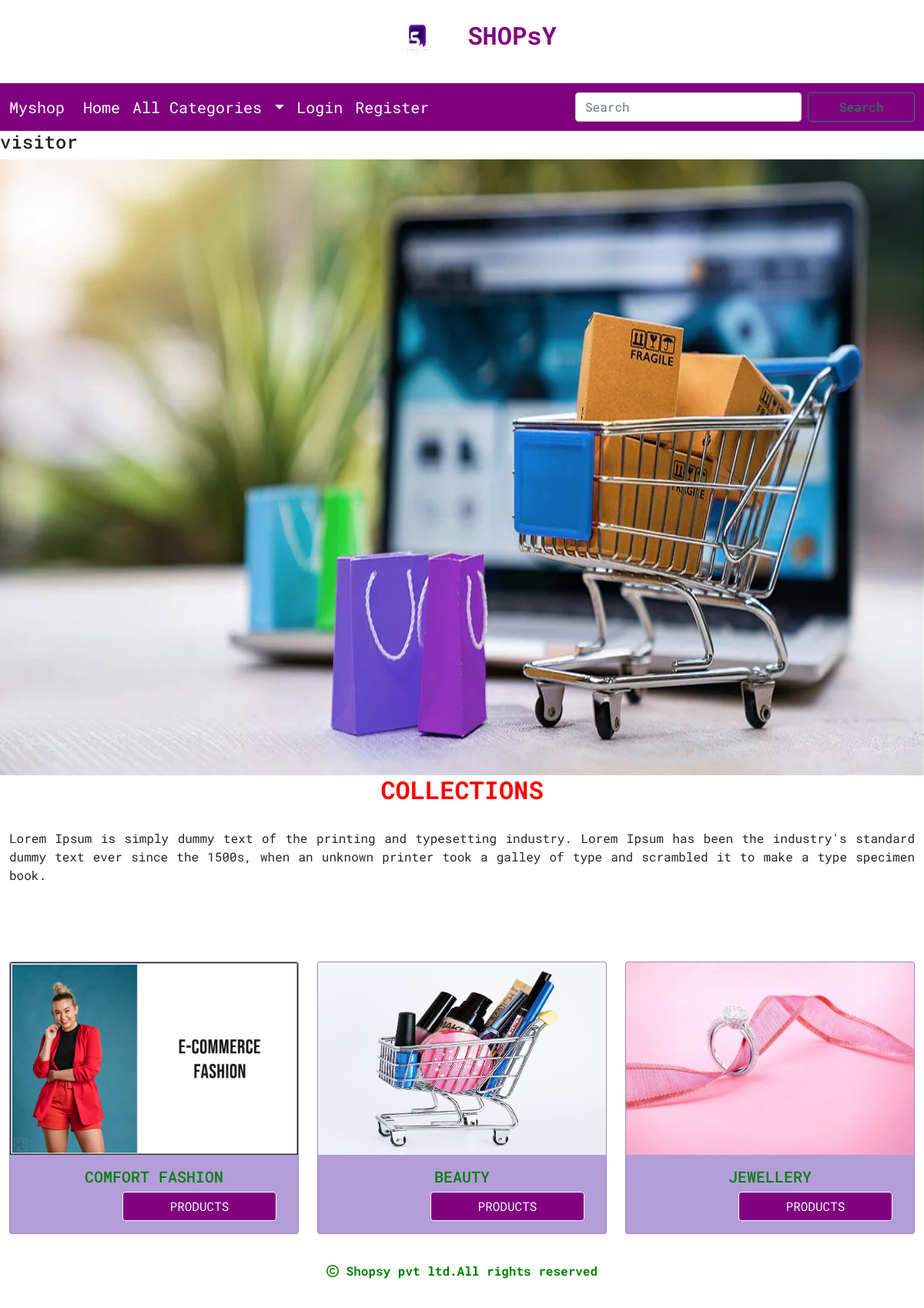
The page / on the database its author committed.
### shop/models.py (models this page shows, shortened)
class Category(models.Model):
    name=models.CharField(max_length=250,unique=True)
    slug=models.SlugField(max_length=250,unique=True)
    description=models.TextField(blank=True)
    image=models.ImageField(upload_to='shop/category',null=True,blank=True)

### shop/views.py (the view)
# urls.py: 2. Add a URL to urlpatterns:  path('', views.home, name='home')
def home(request):
    c=Category.objects.all()
    return render(request,'category.html',{'c':c})

### cart/context_processors.py (called while the page is built)
def counter(request):
    item_count=0
    if request.user.is_authenticated:
     user=request.user
    try:
        cart=Cart.objects.filter(user=user)
        for i in cart:
            item_count+=i.quantity
    except:
        item_count=0
    return {'item_count':item_count}

### shop/context_processors.py (called while the page is built)
def menu_links(request):
    links=Category.objects.all()
    return {'links':links}

### templates/category.html
{% extends 'base.html' %}
{% load static %}
{% block content %}
{% if user.is_authenticated %}
<h4>{{user.username}}</h4>
{% else %}
<h4>visitor</h4>
{% endif %}
<img src="{% static 'img/shop.jpg' %}" alt="img" height="800px" width="100%">
<div class="container-fluid" style="margin-bottom:100px;">
    <h2 class="text-center" style="color:red;font-weight:bold;">COLLECTIONS</h2>
    <br>
    <p style="text-align:justify">Lorem Ipsum is simply dummy text of the printing and typesetting industry. Lorem Ipsum has been the industry's standard dummy text ever since the 1500s, when an unknown printer took a galley of type and scrambled it to make a type specimen book.</p></div>
<div class="container-fluid">
    <div class="row">
        {% for i in c %}
        <div class=" col-md-4" style="height:450px">
            <div class="card" style="background:#b39ddb">
                <img src="{{i.image.url}}" class="card-img-top"  alt="..." height="250px">
                <div class="card-body" style="color:green">
                 <h5 class="card-title text-center" style="text-transform:uppercase;">{{i.name}}</h5>
                <a href="{% url 'shop:allproducts' i.slug %}" class="btn btn-outline-light" style="background:purple;position:relative;left:38%;">PRODUCTS</a>
                </div>
            </div>
        </div>
        {% endfor %}
    </div>
</div>
{% endblock %}

### static/css/custom.css (style rules this page uses)
body { background-color:white; font-family: 'Roboto Mono', monospace; }
.btn { width:200px; }

### rows shown on the page
Category: image (picture), name "COMFORT FASHION"
Category: image (picture), name "BEAUTY"
Category: image (picture), name "JEWELLERY"
